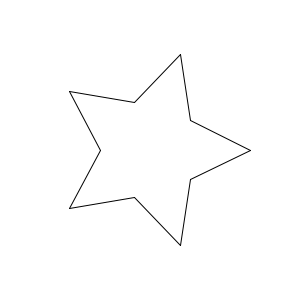
Frame 1 (no input)
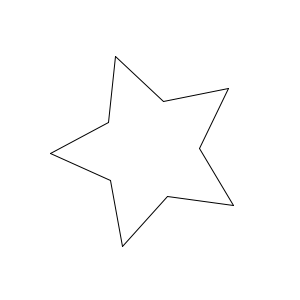
Frame 60 (the mouse pressed at the canvas centre just before this capture)
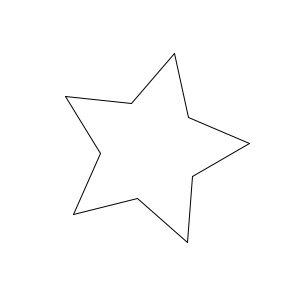
Frame 120 (the mouse held since frame 60 and released just before this capture)

The Processing sketch that drew these frames (run headless with seeded random() and noise(); from frame 60 on, the mouse is pressed at the canvas centre):

// Processing sketch: Cap4_3_1_EstrelaAnimada
// ── Cap4_3_1_EstrelaAnimada.pde
/*
 * Livro: O Código Transcendente
 * por Mateus Paresqui Berruezo.
 * Capítulo 4 - Seção 4.3
 * 
 * Parte do repositório encontrado em:
 * https://github.com/codigotranscendente/livro
 *
 * MIT License. Pode ser consultada em:
 * https://opensource.org/licenses/MIT
 */

// Número de pontas e pontos da estrela:
int pontas = 5, nbr = 2*pontas;

// Raio externo e interno:
float re = 100, ri = 0.5*re;

// Giro da estrela (animação):
float incremento = 0;

void setup() {
  size(300,300);
  background(255);
}

void draw() {
  background(255);
  
  // Coordenadas dos pontos que compõem a estrela:
  float[] x = new float[nbr];
  float[] y = new float[nbr];
  
  for(int i = 0; i < nbr; i++) {
    float r = 0;
    
    //Se o ponto for par temos o raio externo, se ímpar, o interno:
    if(i%2 == 0) {
      r = re;
    }
    else {
      r = ri;
    }
    
    x[i] = width/2 + r*cos(incremento + radians(i*360.0/nbr));
    y[i] = height/2 + r*sin(incremento + radians(i*360.0/nbr));
  }
  
  // Desenho da estrela:
  for(int i = 1; i < nbr; i++) {
    line(x[i-1],y[i-1],x[i],y[i]);
  }
  // A última ligação deve ser feita fora da repetição,
  // unindo o primeiro com o último ponto:
  line(x[0],y[0],x[nbr-1],y[nbr-1]);
  
  incremento += 0.01;
}
